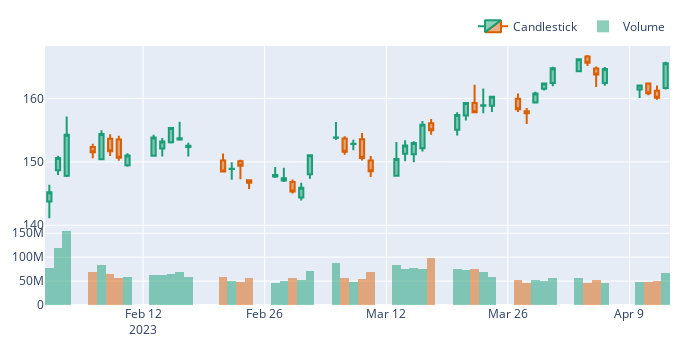

Notebook source saved alongside this figure:
### Code cell
symbol = 'AAPL'
data = vbt.AlpacaData.download(symbol,
                               start='2023-3-10',
                               end='2023-4-14',
                               # limit=1000,
                               timeframe='15m').get()

inspect.signature(data.vbt.ohlcv.plot)
data.vbt.ohlcv.plot(plot_type='candlestick')
